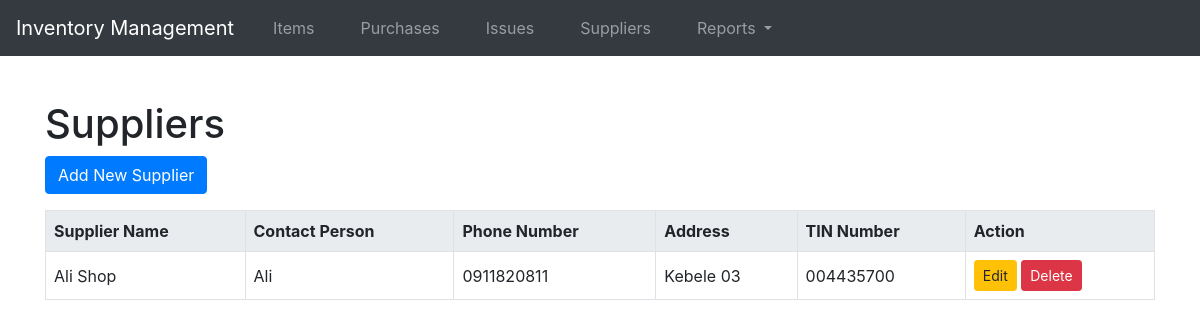
Screenshot of /suppliers/ with the database file from the repository.
### store/models.py (models this page shows, shortened)
class Supplier(models.Model):
    name = models.CharField(max_length=100, db_index=True)
    contact_person = models.CharField(max_length=100)
    phone_number = models.CharField(max_length=20)
    address = models.CharField(max_length=250)
    tin_number = models.CharField(max_length=10)

### store/views.py (the view)
# urls.py: path('suppliers/', views.supplier_list, name='supplier_list'),
def supplier_list(request):
    suppliers = Supplier.objects.all()
    return render(request, 'store/supplier_list.html', {'suppliers': suppliers})

### store/templates/store/supplier_list.html (shortened to what this page needs)
{% extends 'base.html' %}
{% block content %}
<h1>Suppliers</h1>
<a href="{% url 'supplier_create' %}" class="btn btn-primary"> Add New Supplier</a>
<table class="mt-3">
    <tr>
        <th>Supplier Name</th>
        <th>Contact Person</th>
        <th>Phone Number</th>
        <th>Address</th>
        <th>TIN Number</th>
        <th>Action</th>
    </tr>
    {% for supplier in suppliers %}
    <tr>
        <td>{{ supplier.name }}</td>
        <td>{{ supplier.contact_person }}</td>
        <td>{{ supplier.phone_number }}</td>
        <td>{{ supplier.address }}</td>
        <td>{{ supplier.tin_number }}</td>
        <td>
            <a href="{% url 'supplier_edit' supplier.pk %}" class="btn btn-warning btn-sm">Edit</a>
            <a href="{% url 'supplier_delete' supplier.pk %}" class="btn btn-danger btn-sm">Delete</a>
        </td>
    </tr>
    {% endfor %}
</table>
{% endblock %}

### store/static/css/style.css (style rules this page uses)
body { font-family: Arial, sans-serif; margin: 0; padding: 0; background-color: #f8f9fa; }
table { width: 100%; border-collapse: collapse; margin-bottom: 20px; }
table, th, td { border: 1px solid #dee2e6; }
th, td { padding: 8px; text-align: left; }
th { background-color: #e9ecef; }
a { color: #007bff; text-decoration: none; }

### rows the page displays
Supplier: name "Ali Shop", contact_person "Ali", phone_number "0911820811", address "Kebele 03", tin_number "004435700"
